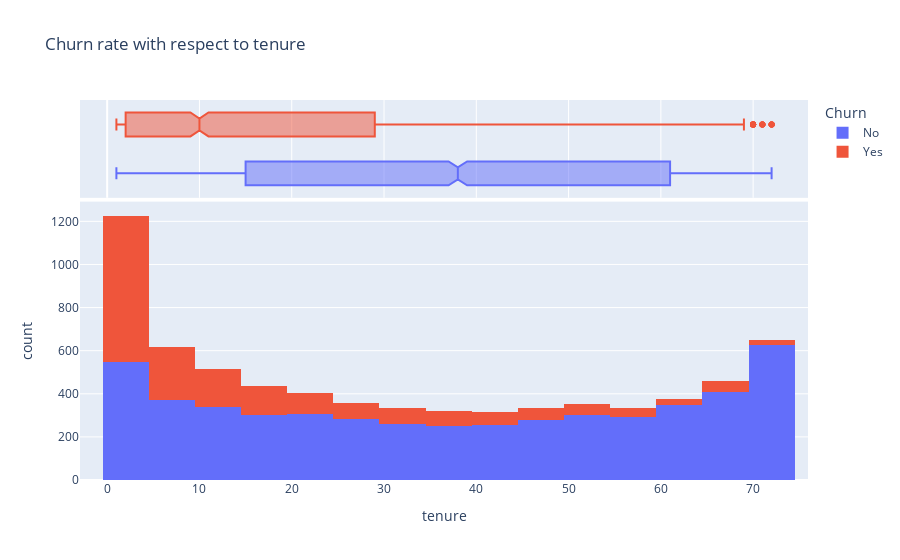

The notebook cell this image was saved under:
### Code cell
# Plot histogram for tenure with respect to churn
fig = px.histogram(data, x='tenure', color='Churn', marginal='box', nbins=20, title='Churn rate with respect to tenure')
fig.show()

# NOTE: New customers are more likely to churn.

### Figure 1 — Plotly figure (JSON) as saved in the notebook; plotly's stock layout.template omitted (floating-point values rounded to 4 significant figures; data arrays with more than 128 entries replaced by an {"elided": "..."} marker saying what was removed)
{"data": [{"alignmentgroup": "True", "bingroup": "x", "hovertemplate": "Churn=No<br>tenure=%{x}<br>count=%{y}<extra></extra>", "legendgroup": "No", "marker": {"color": "#636efa", "pattern": {"shape": ""}}, "name": "No", "nbinsx": 20, "offsetgroup": "No", "orientation": "v", "showlegend": true, "type": "histogram", "x": {"elided": "5163 int values"}, "xaxis": "x", "yaxis": "y"}, {"alignmentgroup": "True", "hovertemplate": "Churn=No<br>tenure=%{x}<extra></extra>", "legendgroup": "No", "marker": {"color": "#636efa"}, "name": "No", "notched": true, "offsetgroup": "No", "showlegend": false, "type": "box", "x": {"elided": "5163 int values"}, "xaxis": "x2", "yaxis": "y2"}, {"alignmentgroup": "True", "bingroup": "x", "hovertemplate": "Churn=Yes<br>tenure=%{x}<br>count=%{y}<extra></extra>", "legendgroup": "Yes", "marker": {"color": "#EF553B", "pattern": {"shape": ""}}, "name": "Yes", "nbinsx": 20, "offsetgroup": "Yes", "orientation": "v", "showlegend": true, "type": "histogram", "x": {"elided": "1869 int values"}, "xaxis": "x", "yaxis": "y"}, {"alignmentgroup": "True", "hovertemplate": "Churn=Yes<br>tenure=%{x}<extra></extra>", "legendgroup": "Yes", "marker": {"color": "#EF553B"}, "name": "Yes", "notched": true, "offsetgroup": "Yes", "showlegend": false, "type": "box", "x": {"elided": "1869 int values"}, "xaxis": "x2", "yaxis": "y2"}], "layout": {"barmode": "relative", "legend": {"title": {"text": "Churn"}, "tracegroupgap": 0}, "title": {"text": "Churn rate with respect to tenure"}, "xaxis": {"anchor": "y", "domain": [0, 1], "title": {"text": "tenure"}}, "xaxis2": {"anchor": "y2", "domain": [0, 1], "matches": "x", "showgrid": true, "showticklabels": false}, "yaxis": {"anchor": "x", "domain": [0, 0.7326], "title": {"text": "count"}}, "yaxis2": {"anchor": "x2", "domain": [0.7426, 1], "matches": "y2", "showgrid": false, "showline": false, "showticklabels": false, "ticks": ""}}}
